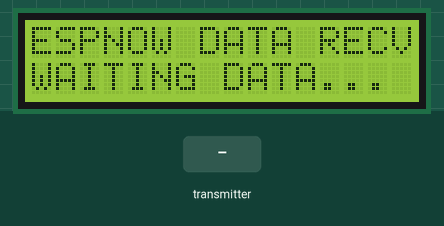
A sketch run on a simulated ESP8266 (NodeMCU). On the bench: 16×2 character LCD. The inputs (shaded band) are chosen by the test bench. What the sketch prints to the serial monitor is not drawn.

Above: at 1.2 s.
1.3 s: the transmitter starts sending hum = 0
At 2.5 s:
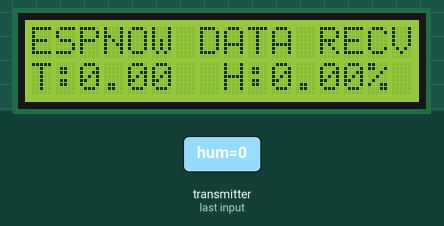
2.8 s: the transmitter starts sending temp = 25
At 3.9 s:
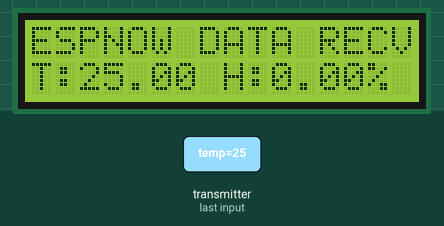
4.3 s: the transmitter starts sending hum = 25
At 5.0 s:
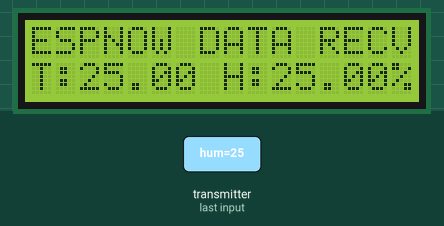
5.8 s: the transmitter starts sending temp = 50
At 6.2 s:
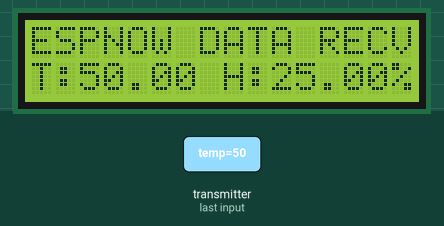
Timing chart, 0 to 8.3 s (numbered marks = the images above; inputs shaded):
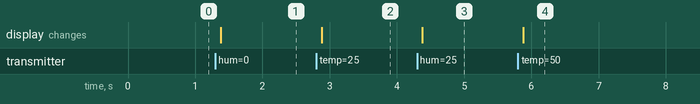

The sketch:

ESPNOW-LCD_manyDev.ino
```cpp
//================ ESPNOW LIB&VARS ===============//
#include <ESP8266WiFi.h>                          // inisialisasi library WiFi ESP8266
#include <espnow.h>                               // inisialisasi library ESPNOW

typedef struct struct_message {                   // buat struct dengan nama 'struct_message'
  float hum, temp;                                // variabel float(desimal) untuk kelembaban dan suhu
} struct_message;                                 // pengenalan struct
struct_message myData;                            // buat objek struct dengan nama 'myData'

//================ I2C 16X2 LCD LIB  =============//
#include <Wire.h>                                 // inisialisasi library komunikasi i2c
#include <LiquidCrystal_I2C.h>                    // inisialisasi library lcd
LiquidCrystal_I2C lcd(0x27, 16, 2);               // pembuatan objek pada library dengan nama 'lcd'

//================== VOID SETUP ==================//
void setup() {                                    // perulangan yang hanya akan dijalankan sekali
  Serial.begin(115200);                           // mulai komunikasi serial dengan kecepatan 115200
  lcd.begin();                                    // mulai komunikasi dengan LCD
  lcd.backlight();                                // hidupkan backlight LCD

  lcd.clear();                                    // hapus semua karakter di lcd
  lcd.setCursor(0,0);                             // pindahkan kursor lCD ke posisi 0,0
  lcd.print("ESPNOW DATA RECV");                  // tampilkan pada LCD
  lcd.setCursor(0,1);                             // pindahkan kursor lCD ke posisi 0,1
  lcd.print("WAITING DATA...");                   // tampilkan pada LCD

  WiFi.mode(WIFI_STA);                            // ganti mode wifi ESP menjadi mode Station

  if (esp_now_init() != 0) {                      // pengecekan jika espnow gagal inisialisasi
    Serial.println("Error initializing ESP-NOW"); // tampilkan pesan ESPNOW gagal
    return;                                       // kembali lagi ke awal program
  }

  esp_now_set_self_role(ESP_NOW_ROLE_SLAVE);      // atur peran sebagai SLAVE(Penerima data)
  esp_now_register_recv_cb(OnDataRecv);           // atur fungsi callback ketika ada data diterima
}

//================= VOID LOOP ====================//
void loop() {                                     // perulangan yang akan dijalankan selamanya
}

void OnDataRecv(uint8_t * mac, uint8_t *incomingData, uint8_t len) {  // fungsi ketika data diterima
  memcpy(&myData, incomingData, sizeof(myData));  // salin data yang diterima ke objek struct 'myData'
  Serial.print("Bytes received: ");               // tampilkan statistik data di serial monitor
  Serial.println(len);                            // tampilkan ukuran data yang dikirimkan
  Serial.print("TEMPERATURE: ");                  // tampilkan suhu pada serial monitor
  Serial.println(myData.temp);                    // ambil data suhu dari objek myData
  Serial.print("HUMIDITY: ");                     // tampilkan kelembaban pada serial monitor
  Serial.println(myData.hum);                     // ambil data kelembababan dari objek myData

  lcd.clear();                                    // hapus semua karakter di lcd
  lcd.setCursor(0,0);                             // pindahkan kursor lCD ke posisi 0,0
  lcd.print("ESPNOW DATA RECV");                  // tampilkan pada lcd
  lcd.setCursor(0,1);                             // pindahkan kursor lCD ke posisi 0,1
  lcd.print("T:");                               // tampilkan informasi suhu pada lcd
  lcd.print(myData.temp);                         // ambil data suhu dari objek myData


  lcd.setCursor(8,1);                             // pindahkan kursor lCD ke posisi 0,0
  lcd.print("H:");                               // tampilkan informasi kelembaban pada lcd
  lcd.print(myData.hum);                          // ambil data kelembaban dari objek myData
  lcd.print("%");                                 // tampilkan pada lcd
}
```

Measured:
- after the input at 1.3 s, the display: changes after 0.08 s (image 1)
- after the input at 2.8 s, the display: changes after 0.08 s (image 2)
- after the input at 4.3 s, the display: changes after 0.08 s (image 3)
- after the input at 5.8 s, the display: changes after 0.08 s (image 4)
